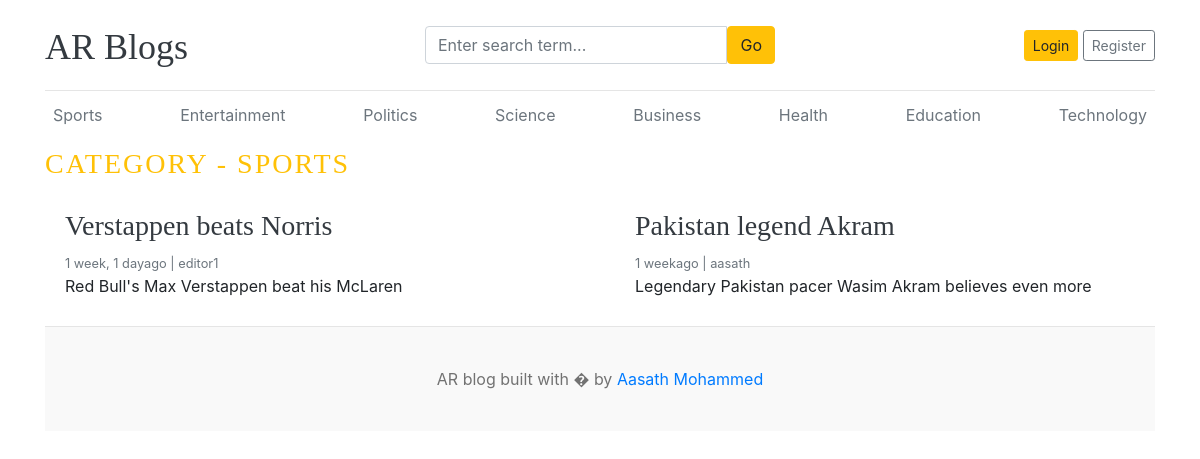
Page /category/1 on the committed database.
### blogs/models.py (models this page shows, shortened)
class Category(models.Model):
  category_name = models.CharField(max_length=50, unique=True)
  created_at = models.DateTimeField(auto_now_add=True)
  updated_at = models.DateTimeField(auto_now=True)
  class Meta:
    verbose_name = 'category'
    verbose_name_plural = 'categories'
  def __str__(self):
    return self.category_name

class Blog(models.Model):
  title = models.CharField(max_length=50)
  slug = models.SlugField(max_length=50, unique=True, blank=True)
  category = models.ForeignKey(Category, on_delete=models.CASCADE)
  author = models.ForeignKey(User, on_delete=models.CASCADE)
  featured_image = models.ImageField(upload_to='uploads/%Y/%m/%d')
  short_description = models.TextField(max_length=500)
  blog_body = models.TextField(max_length=5000)
  status = models.IntegerField(choices = STATUS_CHOICES, default=0)
  is_featured = models.BooleanField(default=False)
  created_at = models.DateTimeField(auto_now_add=True)
  updated_at = models.DateTimeField(auto_now=True)

### blogs/views.py (the view)
# urls.py: path('<int:category_id>', views.post_by_category, name = 'post_by_category'),
def post_by_category(request,category_id):
  posts = Blog.objects.filter(status = 1, category_id=category_id)
  category =get_object_or_404(Category,pk = category_id)
  context = {
    'posts':posts,
    'category':category,
  }
  return render(request,'post_by_category.html', context)

### about/context_processor.py (called while the page is built)
def get_link(request):
  links = Links.objects.all()
  return dict(links=links)

### blogs/context_processor.py (called while the page is built)
def get_category(request):
  categories = Category.objects.all()
  return dict(categories=categories)

### templates/post_by_category.html
{% extends 'base.html'%}
{% block content%}
<h3 class = "text-uppercase text-warning" style = "letter-spacing: 2px;">Category - {{category}}</h3>
  <div class="row mb-2">
    {% if posts %}
    {% for post in posts %}
      <div class="col-md-6">
        <div class="card border-0" >
          <div class="card-body">
            <h3><a href="{% url 'get_page' post.slug %}" class = "text-dark">{{post.title}}</a></h3>
            <small class="mb-1 text-muted">{{post.created_at | timesince}}ago | {{post.author}}</small>
            <p class="card-text">{{post.short_description}}</p>
          </div>
        </div>
    </div>
    {% endfor %}
      {% else %}
    <p>No Posts available</p>
    {% endif %}
  </div>
  {% endblock %}

### templates/base.html (shortened to what this page needs)
{% load static %}
<!DOCTYPE html>
<html lang="en">
<head>
    <link href="https://getbootstrap.com/docs/4.0/dist/css/bootstrap.min.css" rel="stylesheet">
    <link href="{% static 'css/blog.css' %}" rel="stylesheet">
    <link rel="stylesheet" href="https://cdnjs.cloudflare.com/ajax/libs/font-awesome/4.7.0/css/font-awesome.min.css">
  </head>
<body>
    <div class="container">
      <header class="blog-header py-3">
        <div class="row flex-nowrap justify-content-between align-items-center">
          <div class="col-4 pt-1">
            <a class="blog-header-logo text-dark" href="/">AR Blogs </a>
          </div>
           <div class="col-4">
            <form action="{% url 'search' %}" method="GET">
              <div class="input-group">
                <input class="form-control" type="text" name="keyword" value="{{keyword}}" placeholder="Enter search term..." aria-label="Enter search term..." aria-describedby="button-search" />
                <button type="submit" class="btn btn-warning" id="button-search" type="button">Go</button>
            </div>
            </form>
          </div>
          <div class="col-4 d-flex justify-content-end align-items-center">
          {% if not user.is_authenticated %}
            <a class="btn btn-sm btn-warning" href="{% url 'login'%}">Login</a> &nbsp;
            <a class="btn btn-sm btn-outline-secondary" href="{% url 'register'%}">Register</a>
          {% else %}
            <a class="btn btn-sm " href="{%url 'dashboard'%}">Dashboard</a> &nbsp;
            <a class="btn btn-sm btn-warning" href="{% url 'logout'%}">Logout</a> &nbsp;
          {% endif %}
          </div>
        </div>
      </header>
          <div class="nav-scroller py-1 mb-2">
        <nav class="nav d-flex justify-content-between">
          {% for category in categories %}
          <a class="p-2 text-muted" href="{% url 'post_by_category' category.id %}">{{category.category_name}}</a>
          {% endfor %}
        </nav>
      </div>
{% block content%}{% endblock %}
<footer class="blog-footer">
  <p>AR blog built with � by <a href="#">Aasath Mohammed</a></p>
</footer>
</body>
</html>

### blog_main/static/css/blog.css (style rules this page uses)
.blog-header { border-bottom: 1px solid #e5e5e5; }
.blog-header-logo { font-family: "Playfair Display", Georgia, "Times New Roman", serif; font-size: 2.25rem; }
h1, h2, h3, h4, h5, h6 { font-family: "Playfair Display", Georgia, "Times New Roman", serif; }
.blog-footer { padding: 2.5rem 0; color: #727272; text-align: center; background-color: #f9f9f9; border-top: .05rem solid #e5e5e5; }
.blog-footer p:last-child { margin-bottom: 0; }

### rows in the picture
Category: category_name "Sports", category_name "SPORTS"
Category: category_name "Entertainment"
Category: category_name "Politics"
Category: category_name "Science"
Category: category_name "Business"
Category: category_name "Health"
Category: category_name "Education"
Category: category_name "Technology"
Blog: title "Verstappen beats Norris", created_at "1 week, 1 day", author "editor1", short_description "Red Bull's Max Verstappen beat his McLaren"
Blog: title "Pakistan legend Akram", created_at "1 week", author "aasath", short_description "Legendary Pakistan pacer Wasim Akram believes even more"
